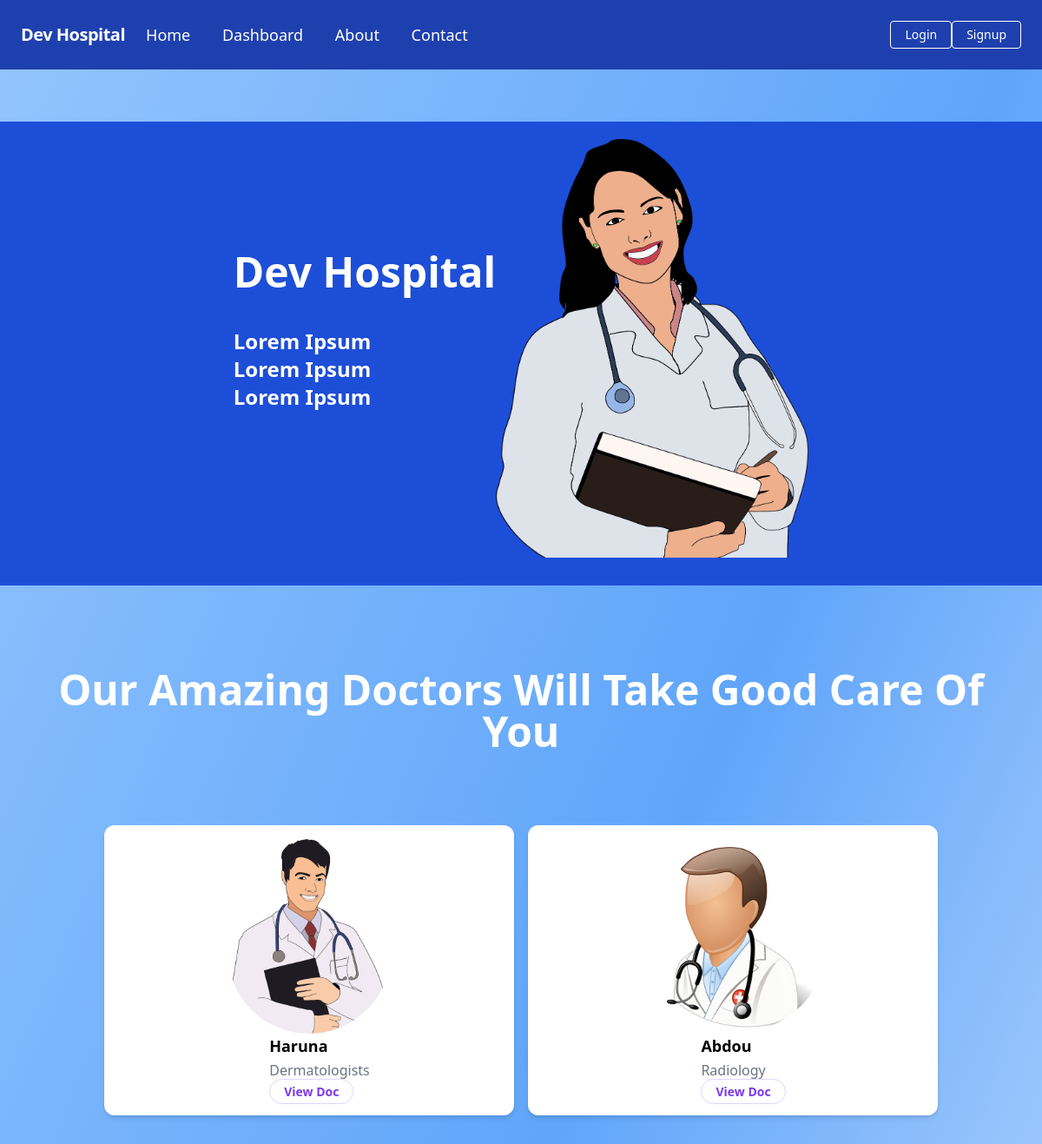
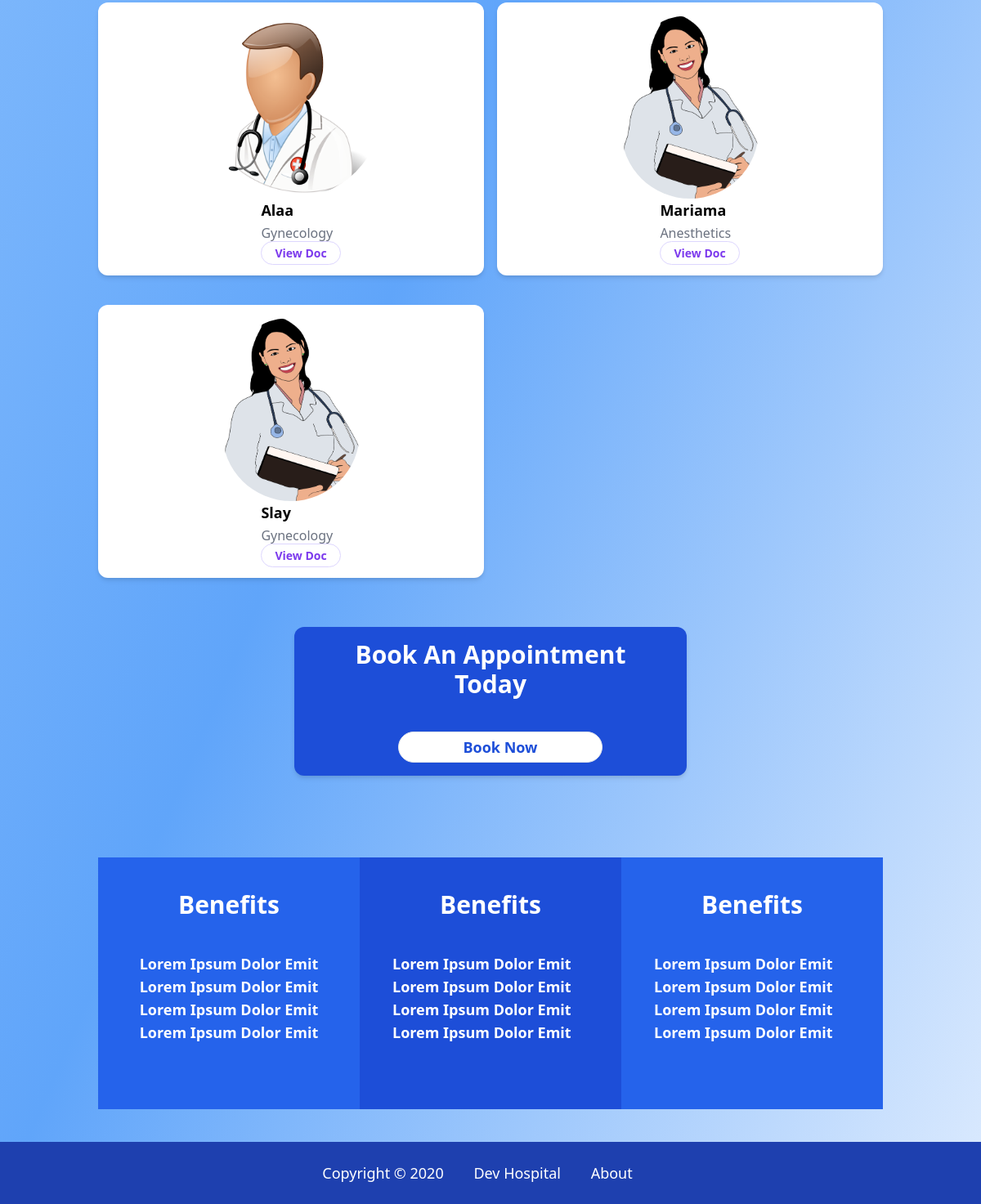
/home/, run on the app's committed database (2 pictures, top to bottom).
### accounts/models.py (models this page shows, shortened)
class Doctor(models.Model):
    user= models.OneToOneField(User, on_delete=models.CASCADE)
    address = models.CharField(max_length=40)
    mobile = models.CharField(max_length=20, null=True)
    department = models.CharField(max_length=50, choices=departments, default='GYN')
    image = models.ImageField(upload_to='images/', default='images/male_doc.png')
    def doc_first_name(self):
        return "%s " % self.user.first_name
    doc_first_name.short_description = 'Name'
    def get_absolute_url(self):
        return reverse('account:detail', kwargs={ 'pk': self.pk})

class User(AbstractBaseUser, PermissionsMixin):
    first_name = models.CharField(max_length=255, unique=False)
    last_name = models.CharField(max_length=255, unique=False)
    username = models.CharField(max_length=255, unique=True)
    email = models.EmailField(max_length=80, unique=True, null=False)
    is_active = models.BooleanField(default=True)
    is_staff = models.BooleanField(default=False)
    USERNAME_FIELD = 'email'
    objects = UserManager()

### accounts/views.py (the view)
# urls.py: path('home/', views.Homepage.as_view(), name='home'),
class Homepage(TemplateView):
    template_name = 'accounts/homepage.html'
    def get_context_data(self, **kwargs):
        context = super().get_context_data()
        context['docs'] = Doctor.objects.all()
        return context

### templates/accounts/homepage.html (shortened to what this page needs)
{% extends 'base.html' %}
{% load static %}
{% block content %}
    <div class="flex  flex-col justify-center w-full min-h-screen  lg:mt-10  box-border">
        <div class=" flex w-full h-3/5 justify-center border-solid bg-blue-700 mx-auto mt-5 mb-8      ">
        <div class=" flex w-3/4 h-3/5 justify-center border-solid  mx-auto mt-5 mb-8 ">
            <div class="flex  flex-col justify-center md:p-20/ ">
                <h1 class="font-sans text-5xl font-bold text-white capitalize  animate-pulse transition duration-2000 ease-in-out ">
                    Dev Hospital
                </h1>
                <ul class="font-sans text-2xl font-bold text-white  capitalize mt-10 mb-10">
                    <li>Lorem Ipsum</li>
                    <li>Lorem Ipsum</li>
                    <li>Lorem Ipsum</li>
                </ul>
            </div>
            <img class="w-2/5  "  src="{% static 'images/doc_hp2.png' %}" alt="doc">
        </div>
    </div>
        <div class="m-16">
            <h1 class="font-sans text-5xl font-bold text-white text-center capitalize">
                  Our amazing doctors will take good care of you
                </h1>
        </div>
    <div class="w-4/5 min-h-20 grid grid-cols-3 gap-4 md:grid-cols-2 sm:grid-cols-3 xl:grid-cols-3     mt-5 mx-auto ">
        {% for doc in docs %}
        <div class=" ">{% include 'partials/docs.html' %}</div>
        {% endfor %}
    </div>
        <div class="py-8 px-8 w-2/5 mb-20 mx-auto bg-blue-700 rounded-xl shadow-md space-y-2 sm:py-4 flex flex-col sm:items-center sm:space-y-0 sm:space-x-6 mt-10">
        <h3 class="font-sans text-3xl font-bold text-white text-center capitalize mb-10">
            Book an appointment today
        </h3>
        <a href="{% url 'accounts:booking' %}" class="w-3/5  mx-auto px-4 py-1 text-center text-lg text-blue-700 font-semibold rounded-full border hover:border-white hover:text-white bg-white  hover:bg-blue-700 hover:border-transparent focus:outline-none focus:ring-2 focus:ring-purple-600 focus:ring-offset-2">Book Now</a>
    </div>
    </div>
    <div class="w-4/5 min-h-20 grid sm:grid-cols-1 lg:grid-cols-3 md:grid-cols-2 gap-0  mt-5 mx-auto ">
    <div class="flex flex-col bg-blue-600 p-10">
        <h3 class=" font-sans text-3xl font-bold text-white text-center capitalize mb-10 ">
            Benefits
        </h3>
        <p class=" font-sans text-lg font-bold text-white text-center capitalize mb-10"> lorem ipsum dolor emit lorem ipsum dolor emit lorem ipsum dolor emit lorem ipsum dolor emit  </p>
    </div><div class="flex flex-col bg-blue-700 p-10">
        <h3 class=" font-sans text-3xl font-bold text-white text-center capitalize mb-10 ">
            Benefits
        </h3>
        <p class=" font-sans text-lg font-bold text-white text-center/ capitalize mb-10"> lorem ipsum dolor emit lorem ipsum dolor emit lorem ipsum dolor emit lorem ipsum dolor emit  </p>
    </div><div class="flex flex-col bg-blue-600 p-10">
        <h3 class=" font-sans text-3xl font-bold text-white text-center capitalize mb-10 ">
            Benefits
        </h3>
        <p class=" font-sans text-lg font-bold text-white text-center/ capitalize mb-10"> lorem ipsum dolor emit lorem ipsum dolor emit lorem ipsum dolor emit lorem ipsum dolor emit  </p>
    </div>
       </div>
    </div>
{% endblock content %}

### templates/partials/docs.html
{% load static %}
<div class="py-8 px-8 w-full mx-auto bg-white rounded-xl shadow-md space-y-2 sm:py-4 flex flex-col sm:items-center sm:space-y-0 sm:space-x-6 mb-5">
  <img class="block mx-auto h-56 rounded-full sm:mx-0 sm:flex-shrink-0" src="{{ doc.image.url}}" alt="Woman's Face">
  <div class="text-center space-y-2 sm:text-left">
    <div class="space-y-0.5">
      <p class="text-lg text-black font-semibold">
          {{ doc.user.first_name}}
      </p>
      <p class="text-gray-500 font-medium">
        {{ doc.department    }}
      </p>
    </div>
    <a href="{{ doc.get_absolute_url }} " class="px-4 py-1 text-sm text-purple-600 font-semibold rounded-full border border-purple-200 hover:text-white hover:bg-purple-600 hover:border-transparent focus:outline-none focus:ring-2 focus:ring-purple-600 focus:ring-offset-2">View Doc</a>
  </div>
</div>

### data on the page
Doctor: image (picture), user.first_name "Haruna", department "Dermatologists"
Doctor: image (picture), user.first_name "Abdou", department "Radiology"
Doctor: image (picture), user.first_name "Alaa", department "Gynecology"
Doctor: image (picture), user.first_name "Mariama", department "Anesthetics"
Doctor: image (picture), user.first_name "Slay", department "Gynecology"
